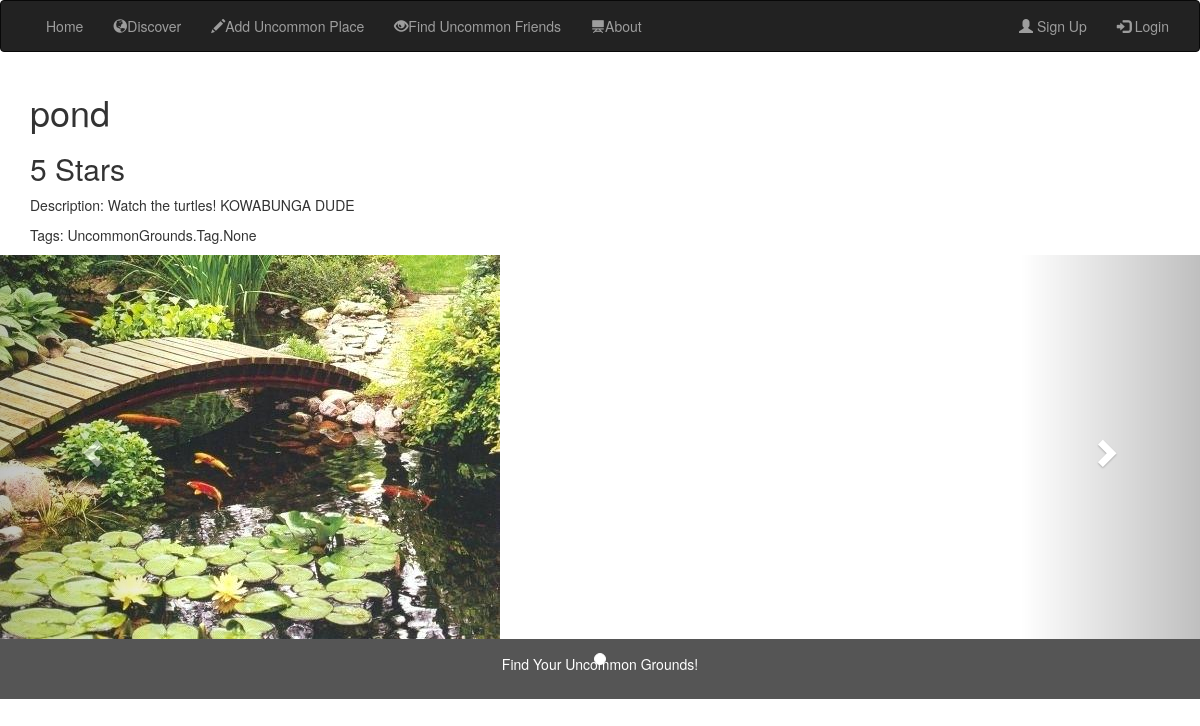
The app's page /UncommonGrounds/location/7 with its own data.
### UncommonGrounds/models.py (models this page shows, shortened)
class Location(models.Model):
    name = models.CharField(max_length=100, help_text="Enter the name of location")
    """GPS_coordinates = """
    contributor = models.ForeignKey('Profile', on_delete=models.SET_NULL, null=True)
    description = models.TextField(max_length=1000, help_text="Brief description of location")
    tags = models.ManyToManyField(Tag)
    RATING = (
        (0, ''),
        (1, '*'),
        (2, '**'),
        (3, '***'),
        (4, '****'),
        (5, '*****'),
    )
    ratings = models.IntegerField(choices=RATING, blank=True, default=' ')
    popularity = models.IntegerField()
    added = models.DateTimeField(auto_now_add=True)
    comments = models.ForeignKey('Comment', related_name="loc_comments", on_delete=models.SET_NULL, null=True)
    image = models.ImageField(upload_to = 'location_images/')

### UncommonGrounds/views.py (the view)
# urls.py: path('location/<int:pk>', views.LocationDetailView.as_view(), name='location-detail'),
class LocationDetailView(generic.DetailView):
    model = Location

### UncommonGrounds/templates/UncommonGrounds/location_detail.html (shortened to what this page needs)
{% extends "base_generic.html" %}
{% block content %}
  <link href="//netdna.bootstrapcdn.com/bootstrap/3.0.0/css/bootstrap.min.css" rel="stylesheet" id="bootstrap-css">
    <div class="container-fluid text-center">
    <div class="col-sm-8 text-left">
      <h1>{{location.name}}</h1>
      <h2>{{location.ratings}} Stars</h2>
      <p>Description: {{location.description}}</p>
      <p>Tags: {{location.tags}}</p>
  </div>
</div>
<div id="myCarousel" class="carousel slide" data-ride="carousel">
  <ol class="carousel-indicators">
    <li data-target="#myCarousel" data-slide-to="0" class="active"></li>
  </ol>
  <div class="carousel-inner">
    <div class="item active">
      <img src= {{location.image}} alt={{location.name}}>
    </div>
  <a class="left carousel-control" href="#myCarousel" data-slide="prev">
    <span class="glyphicon glyphicon-chevron-left"></span>
  </a>
  <a class="right carousel-control" href="#myCarousel" data-slide="next">
    <span class="glyphicon glyphicon-chevron-right"></span>
  </a>
</div>
{% endblock %}

### records on screen
Location: name "pond", ratings "5", description "Watch the turtles! KOWABUNGA DUDE", tags "UncommonGrounds.Tag.None", image (picture)
